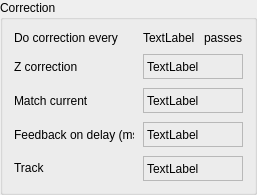
    <widget class="QGroupBox" name="groupBox_ZDrift_BetPasses">
     <property name="title">
      <string>Correction</string>
     </property>
     <property name="checkable">
      <bool>false</bool>
     </property>
     <layout class="QGridLayout" name="gridLayout_8">
      <property name="spacing">
       <number>9</number>
      </property>
      <item row="3" column="0">
       <widget class="QLabel" name="label_98">
        <property name="sizePolicy">
         <sizepolicy hsizetype="Fixed" vsizetype="Preferred">
          <horstretch>0</horstretch>
          <verstretch>0</verstretch>
         </sizepolicy>
        </property>
        <property name="minimumSize">
         <size>
          <width>120</width>
          <height>0</height>
         </size>
        </property>
        <property name="maximumSize">
         <size>
          <width>120</width>
          <height>16777215</height>
         </size>
        </property>
        <property name="text">
         <string>Feedback on delay (ms)</string>
        </property>
       </widget>
      </item>
      <item row="1" column="0">
       <widget class="QLabel" name="label_96">
        <property name="sizePolicy">
         <sizepolicy hsizetype="Fixed" vsizetype="Preferred">
          <horstretch>0</horstretch>
          <verstretch>0</verstretch>
         </sizepolicy>
        </property>
        <property name="minimumSize">
         <size>
          <width>120</width>
          <height>0</height>
         </size>
        </property>
        <property name="maximumSize">
         <size>
          <width>120</width>
          <height>16777215</height>
         </size>
        </property>
        <property name="text">
         <string>Z correction</string>
        </property>
       </widget>
      </item>
      <item row="2" column="0">
       <widget class="QLabel" name="label_95">
        <property name="sizePolicy">
         <sizepolicy hsizetype="Fixed" vsizetype="Preferred">
          <horstretch>0</horstretch>
          <verstretch>0</verstretch>
         </sizepolicy>
        </property>
        <property name="minimumSize">
         <size>
          <width>120</width>
          <height>0</height>
         </size>
        </property>
        <property name="maximumSize">
         <size>
          <width>120</width>
          <height>16777215</height>
         </size>
        </property>
        <property name="text">
         <string>Match current</string>
        </property>
       </widget>
      </item>
      <item row="4" column="0">
       <widget class="QLabel" name="label_4">
        <property name="sizePolicy">
         <sizepolicy hsizetype="Preferred" vsizetype="Fixed">
          <horstretch>0</horstretch>
          <verstretch>0</verstretch>
         </sizepolicy>
        </property>
        <property name="text">
         <string>Track</string>
        </property>
       </widget>
      </item>
      <item row="0" column="0">
       <widget class="QLabel" name="label_12">
        <property name="text">
         <string>Do correction every</string>
        </property>
       </widget>
      </item>
      <item row="0" column="1">
       <widget class="QLabel" name="label_every">
        <property name="sizePolicy">
         <sizepolicy hsizetype="Maximum" vsizetype="Preferred">
          <horstretch>0</horstretch>
          <verstretch>0</verstretch>
         </sizepolicy>
        </property>
        <property name="text">
         <string>TextLabel</string>
        </property>
       </widget>
      </item>
      <item row="1" column="1" colspan="2">
       <widget class="QLabel" name="label_z_correction">
        <property name="sizePolicy">
         <sizepolicy hsizetype="Preferred" vsizetype="Fixed">
          <horstretch>0</horstretch>
          <verstretch>0</verstretch>
         </sizepolicy>
        </property>
        <property name="minimumSize">
         <size>
          <width>0</width>
          <height>25</height>
         </size>
        </property>
        <property name="maximumSize">
         <size>
          <width>16777215</width>
          <height>25</height>
         </size>
        </property>
        <property name="frameShape">
         <enum>QFrame::StyledPanel</enum>
        </property>
        <property name="text">
         <string>TextLabel</string>
        </property>
       </widget>
      </item>
      <item row="2" column="1" colspan="2">
       <widget class="QLabel" name="label_match_curr">
        <property name="sizePolicy">
         <sizepolicy hsizetype="Preferred" vsizetype="Fixed">
          <horstretch>0</horstretch>
          <verstretch>0</verstretch>
         </sizepolicy>
        </property>
        <property name="minimumSize">
         <size>
          <width>0</width>
          <height>25</height>
         </size>
        </property>
        <property name="maximumSize">
         <size>
          <width>16777215</width>
          <height>25</height>
         </size>
        </property>
        <property name="frameShape">
         <enum>QFrame::StyledPanel</enum>
        </property>
        <property name="text">
         <string>TextLabel</string>
        </property>
       </widget>
      </item>
      <item row="3" column="1" colspan="2">
       <widget class="QLabel" name="label_feedback_on_del">
        <property name="sizePolicy">
         <sizepolicy hsizetype="Preferred" vsizetype="Fixed">
          <horstretch>0</horstretch>
          <verstretch>0</verstretch>
         </sizepolicy>
        </property>
        <property name="minimumSize">
         <size>
          <width>0</width>
          <height>25</height>
         </size>
        </property>
        <property name="maximumSize">
         <size>
          <width>16777215</width>
          <height>25</height>
         </size>
        </property>
        <property name="frameShape">
         <enum>QFrame::StyledPanel</enum>
        </property>
        <property name="text">
         <string>TextLabel</string>
        </property>
       </widget>
      </item>
      <item row="4" column="1" colspan="2">
       <widget class="QLabel" name="label_track">
        <property name="sizePolicy">
         <sizepolicy hsizetype="Preferred" vsizetype="Fixed">
          <horstretch>0</horstretch>
          <verstretch>0</verstretch>
         </sizepolicy>
        </property>
        <property name="minimumSize">
         <size>
          <width>0</width>
          <height>25</height>
         </size>
        </property>
        <property name="maximumSize">
         <size>
          <width>16777215</width>
          <height>25</height>
         </size>
        </property>
        <property name="frameShape">
         <enum>QFrame::StyledPanel</enum>
        </property>
        <property name="text">
         <string>TextLabel</string>
        </property>
       </widget>
      </item>
      <item row="0" column="2">
       <widget class="QLabel" name="label_16">
        <property name="text">
         <string>passes</string>
        </property>
       </widget>
      </item>
     </layout>
    </widget>
